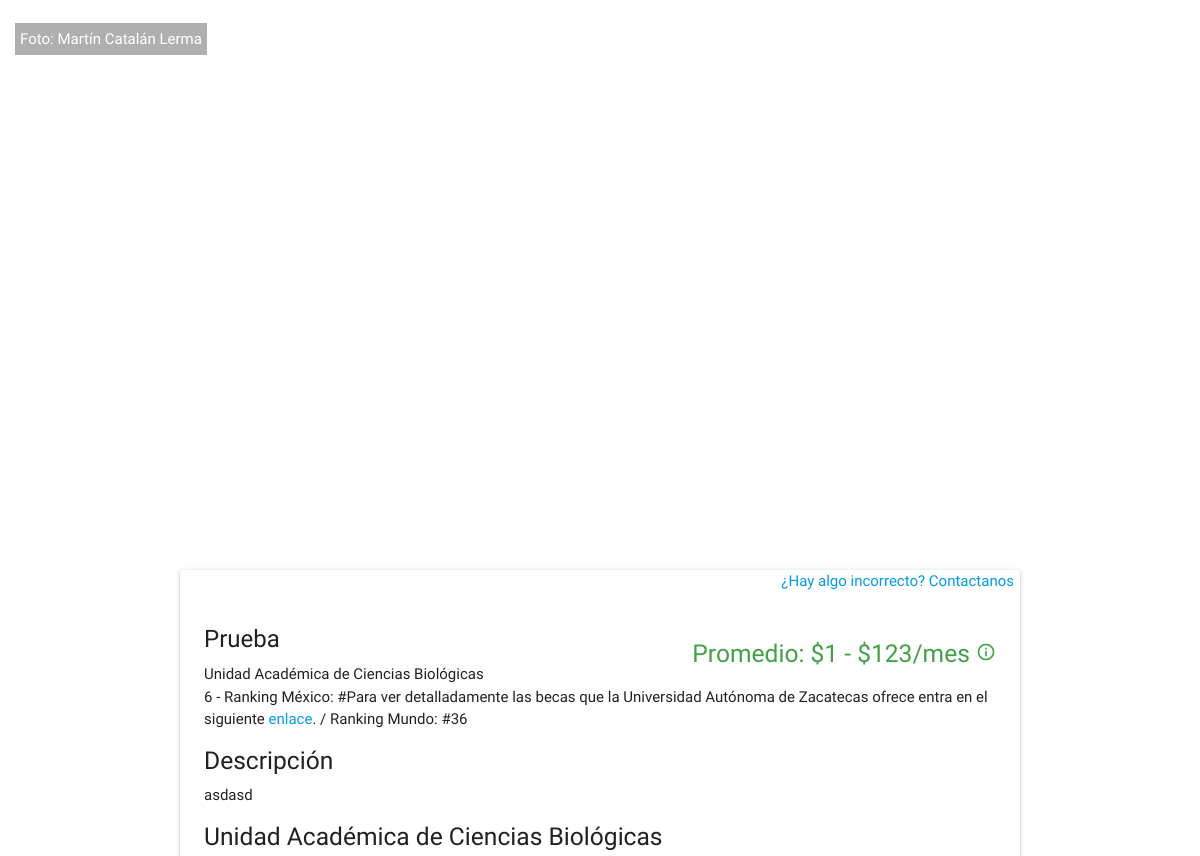
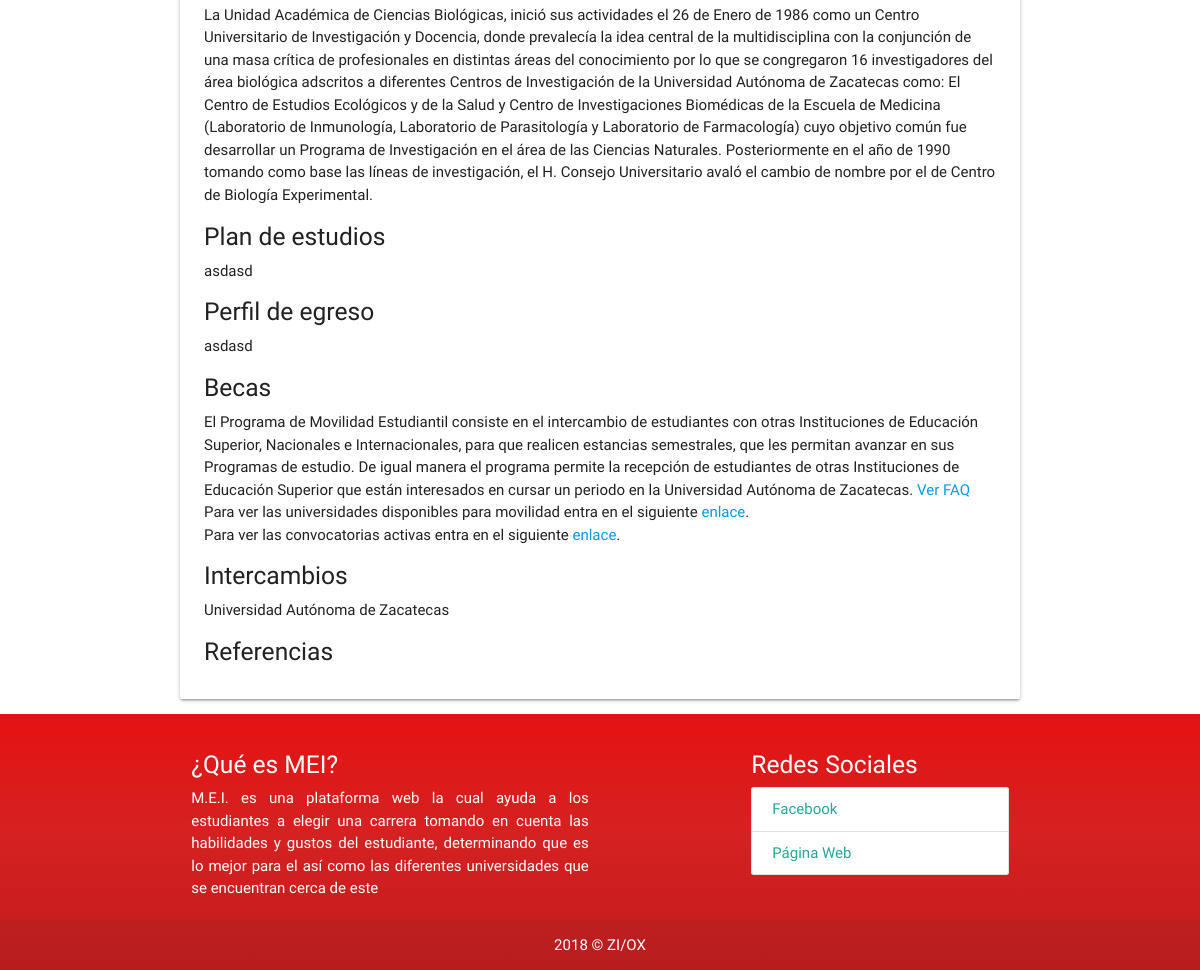
The page /public/nuevos/carrera.php?carrera=Prueba&uni=Unidad Académica de Ciencias Biológicas on the database its author committed (2 pictures, top to bottom).
### tables this page shows
CREATE TABLE `carrera_uni` (
  `UID` int(11) NOT NULL,
  `id_carrera` int(11) NOT NULL,
  `plan_estudio` mediumtext NOT NULL,
  `perfil_egreso` mediumtext NOT NULL,
  `id_universidad` int(11) NOT NULL,
  `referencias` text NOT NULL
);

CREATE TABLE `universidad` (
  `UID` int(11) NOT NULL,
  `nombre` varchar(150) NOT NULL,
  `descripcion` mediumtext NOT NULL,
  `lat` varchar(72) NOT NULL,
  `lng` varchar(72) NOT NULL,
  `foto_url` varchar(300) DEFAULT NULL,
  `foto_autor` varchar(70) NOT NULL,
  `ciudad` varchar(72) NOT NULL,
  `id_institutucion` int(11) NOT NULL
);

CREATE TABLE `carrera_info` (
  `UID` int(11) NOT NULL,
  `nombre` varchar(72) NOT NULL,
  `descripcion` mediumtext NOT NULL,
  `id_area` int(11) NOT NULL,
  `salario_min` float DEFAULT NULL,
  `salario_max` float DEFAULT NULL,
  `keywords` text NOT NULL
);

CREATE TABLE `institucion` (
  `UID` int(11) NOT NULL,
  `name` varchar(120) NOT NULL,
  `intercambio` mediumtext NOT NULL,
  `becas` mediumtext NOT NULL,
  `rank_nac` int(11) DEFAULT NULL,
  `rank_mun` int(11) DEFAULT NULL
);

### public/nuevos/carrera.php (the view, shortened to what this page needs)
<?php
  include '../../private/conn.php';
  $name = $_GET['carrera'];
  $uni = $_GET['uni'];
  $query = mysqli_query($con,"SELECT * FROM carrera_uni
            JOIN universidad ON universidad.UID = carrera_uni.id_universidad
            JOIN carrera_info ON carrera_info.UID = carrera_uni.id_carrera
            JOIN institucion ON institucion.UID = universidad.id_institutucion
            WHERE carrera_info.nombre  = '$name' AND universidad.nombre = '$uni'");
  $carrera = mysqli_fetch_array($query, MYSQLI_NUM);
  ?>
<html>
    <head>
        <link rel="stylesheet" type="text/css" href="../../assets/css/estilos.css">
    <link rel="stylesheet" href="https://cdnjs.cloudflare.com/ajax/libs/materialize/1.0.0-rc.2/css/materialize.min.css">
    </head>
    <body style="background-image: url('<?php echo $carrera[11]; ?>');background-size: cover;background-attachment: fixed; background-position: center center;">
        <?php
            echo '
            <div>
              <div class=""><span style="position: absolute; padding:5px; margin:15px; background-color:#00000050; color: white; ">Foto: '.$carrera[12].'</span></div>
            </div>';
        ?>
        <div id="container" style="display:block;">
            <div class="container">
                <?php
                  echo '
                  <div class="card white-1">
                  <span class="right" style="margin-right:6px"><a href="#modal-email" class="modal-trigger">¿Hay algo incorrecto? Contactanos</a></span>
                    <div class="card-content">
                      <span class="right green-text text-darken-1"><h5>Promedio: $'.$carrera[18].' - $'.$carrera[19].'/mes <i class="material-icons tooltipped" style="font-size: 20px;" data-position="bottom" data-delay="0" data-tooltip="El promedio depende de la experiencia, el puesto, la preparación profesional y del trabajo realizado en el mes.">info_outline</i></h5></span>
                      <span><h3 class="card-title">'.$carrera[16].'</h3></span>
                      <span class="carrera">'.$carrera[7].'</span><br>
                      <span class="carrera">'.$carrera[22].' - Ranking México: #'.$carrera[25].' / Ranking Mundo: #'.$carrera[26].'</span><br>
                      <h5>Descripción</h5>
                      <span class="carrera">'.$carrera[17].'</span>
                      <h5>'.$uni.'</h5>
                      <span class="carrera">'.$carrera[8].'</span>
                      <h5>Plan de estudios</h5>
                      <span class="carrera">'.$carrera[2].'</span>
                      <h5>Perfil de egreso</h5>
                      <span class="carrera">'.$carrera[3].'</span>
                      <h5>Becas</h5>
                      <span class="carrera">'.$carrera[24].'</span>
                      <h5>Intercambios</h5>
                      <span class="carrera">'.$carrera[23].'</span>
                      <h5>Referencias</h5>
                      <span class="carrera">'.$carrera[5].'</span>
                    </div>
                  </div>';
                ?>
            </div>
        </div>
    </body>
</html>

### public/assets/css/estilos.css (style rules this page uses)
* { margin: 0px; padding: 0px; font-family: 'Raleway', sans-serif; font-weight: lighter; box-sizing: border-box; }
.redColor { background: rgb(229,12,12); background: -moz-linear-gradient(180deg, rgba(229,12,12,0.9424720571822479) 0%, rgba(212,27,27,0.9284664549413515) 46%, rgba(191,20,20,0.9200630935968137) 100%); background: -webkit-linear-gradient(180deg, rgba(229,12,12,0.9424720571822479) 0%, rgba(212,27,27,0.9284664549413515) 46%, rgba(191,20,20,0.9200630935968137) 100%); background: linear-gradient(180deg, rgba(229,12,12,0.9424720571822479) 0%, rgba(212,27,27,0.9284664549413515) 46%, rgba(191,20,20,0.9200630935968137) 100%); filter: progid:DXImageTransform.Microsoft.gradient(startColorstr="#e50c0c",endColorstr="#bf1414",GradientType=1); }

### rows shown on the page
carrera_uni: id_universidad.foto_autor "Martín Catalán Lerma", id_carrera.id_area "1", id_carrera.salario_min "123", id_carrera.nombre "Prueba", id_universidad.nombre "Unidad Académica de Ciencias Biológicas", institucion.UID "6", institucion.becas "Para ver detalladamente las becas que la Universidad Autónoma de Zacatecas ofrece entra en el siguiente enlace .", institucion.rank_nac "36", id_carrera.descripcion "asdasd", id_universidad.descripcion "La Unidad Académica de Ciencias Biológicas, inició sus actividades el 26 de Enero de 1986 como un Centro Universitario de Investigación y Docencia, donde prevalecía la idea central de la multidisciplina con la conjunción de una masa crítica de profesionales en distintas áreas del conocimiento por lo que se congregaron 16 investigadores del área biológica adscritos a diferentes Centros de Investigación de la Universidad Autónoma de Zacatecas como: El Centro de Estudios Ecológicos y de la Salud y Centro de Investigaciones Biomédicas de la Escuela de Medicina (Laboratorio de Inmunología, Laboratorio de Parasitología y Laboratorio de Farmacología) cuyo objetivo común fue desarrollar un Programa…", plan_estudio "asdasd", perfil_egreso "asdasd", institucion.intercambio "El Programa de Movilidad Estudiantil consiste en el intercambio de estudiantes con otras Instituciones de Educación Superior, Nacionales e Internacionales, para que realicen estancias semestrales, que les permitan avanzar en sus Programas de estudio. De igual manera el programa permite la recepción de estudiantes de otras Instituciones de Educación Superior que están interesados en cursar un periodo en la Universidad Autónoma de Zacatecas. Ver FAQ Para ver las universidades disponibles para movilidad entra en el siguiente enlace . Para ver las convocatorias activas entra en el siguiente enlace .", institucion.name "Universidad Autónoma de Zacatecas"

### other values the page prints
$uni "Unidad Académica de Ciencias Biológicas"
